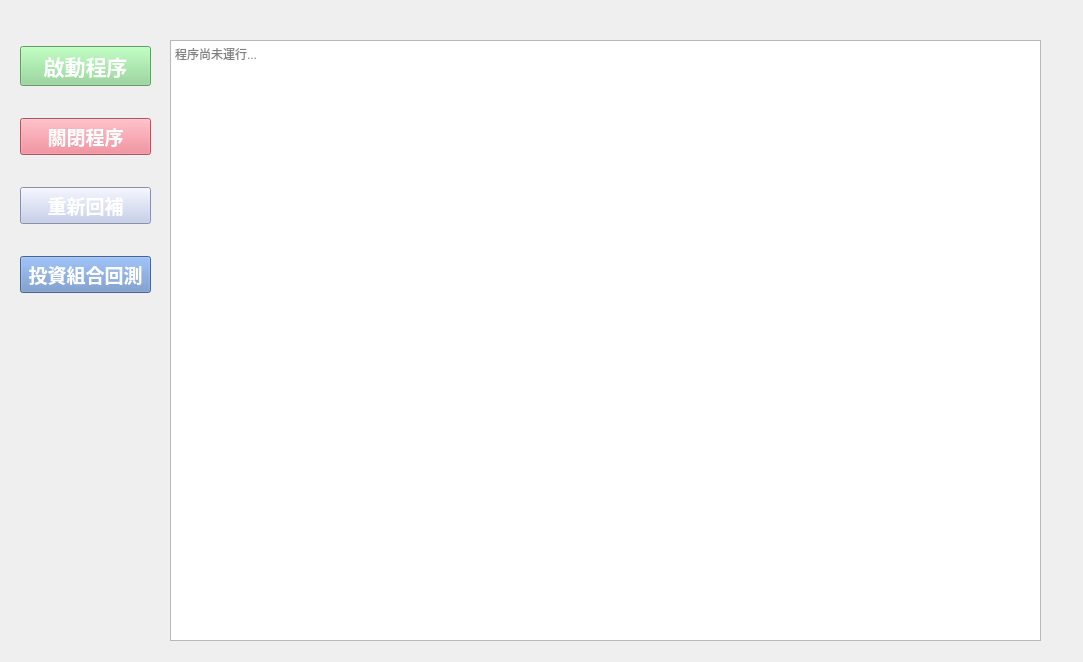
<?xml version="1.0" encoding="UTF-8"?>
<ui version="4.0">
 <class>Form</class>
 <widget class="QWidget" name="Form">
  <property name="geometry">
   <rect>
    <x>0</x>
    <y>0</y>
    <width>1083</width>
    <height>662</height>
   </rect>
  </property>
  <property name="windowTitle">
   <string>Binance trade systeam</string>
  </property>
  <widget class="QTextEdit" name="trade_info">
   <property name="geometry">
    <rect>
     <x>170</x>
     <y>40</y>
     <width>871</width>
     <height>601</height>
    </rect>
   </property>
   <property name="readOnly">
    <bool>true</bool>
   </property>
   <property name="html">
    <string>&lt;!DOCTYPE HTML PUBLIC &quot;-//W3C//DTD HTML 4.0//EN&quot; &quot;http://www.w3.org/TR/REC-html40/strict.dtd&quot;&gt;
&lt;html&gt;&lt;head&gt;&lt;meta name=&quot;qrichtext&quot; content=&quot;1&quot; /&gt;&lt;meta charset=&quot;utf-8&quot; /&gt;&lt;style type=&quot;text/css&quot;&gt;
p, li { white-space: pre-wrap; }
&lt;/style&gt;&lt;/head&gt;&lt;body style=&quot; font-family:'Microsoft JhengHei UI'; font-size:9pt; font-weight:400; font-style:normal;&quot;&gt;
&lt;p style=&quot;-qt-paragraph-type:empty; margin-top:0px; margin-bottom:0px; margin-left:0px; margin-right:0px; -qt-block-indent:0; text-indent:0px;&quot;&gt;&lt;br /&gt;&lt;/p&gt;&lt;/body&gt;&lt;/html&gt;</string>
   </property>
   <property name="placeholderText">
    <string>程序尚未運行...</string>
   </property>
  </widget>
  <widget class="QWidget" name="">
   <property name="geometry">
    <rect>
     <x>20</x>
     <y>20</y>
     <width>131</width>
     <height>301</height>
    </rect>
   </property>
   <layout class="QVBoxLayout" name="verticalLayout">
    <item>
     <widget class="QPushButton" name="btn_trade">
      <property name="font">
       <font>
        <pointsize>16</pointsize>
        <bold>true</bold>
       </font>
      </property>
      <property name="styleSheet">
       <string notr="true">background-color: rgb(140, 215, 144);
color: rgb(255, 255, 255);</string>
      </property>
      <property name="text">
       <string>啟動程序</string>
      </property>
     </widget>
    </item>
    <item>
     <widget class="QPushButton" name="btn_savedata">
      <property name="font">
       <font>
        <pointsize>14</pointsize>
        <bold>true</bold>
       </font>
      </property>
      <property name="styleSheet">
       <string notr="true">background-color: rgb(238, 119, 133);
color: rgb(255, 255, 255);</string>
      </property>
      <property name="text">
       <string>關閉程序</string>
      </property>
     </widget>
    </item>
    <item>
     <widget class="QPushButton" name="btn_reloaddata">
      <property name="font">
       <font>
        <pointsize>14</pointsize>
        <bold>true</bold>
       </font>
      </property>
      <property name="styleSheet">
       <string notr="true">color: rgb(255, 255, 255);
background-color: rgb(191, 200, 234);</string>
      </property>
      <property name="text">
       <string>重新回補</string>
      </property>
     </widget>
    </item>
    <item>
     <widget class="QPushButton" name="btn_Portfolio">
      <property name="font">
       <font>
        <pointsize>14</pointsize>
        <bold>true</bold>
       </font>
      </property>
      <property name="styleSheet">
       <string notr="true">color: rgb(255, 255, 255);
background-color: rgb(102, 139, 196);</string>
      </property>
      <property name="text">
       <string>投資組合回測</string>
      </property>
     </widget>
    </item>
   </layout>
  </widget>
 </widget>
 <resources/>
 <connections/>
</ui>
